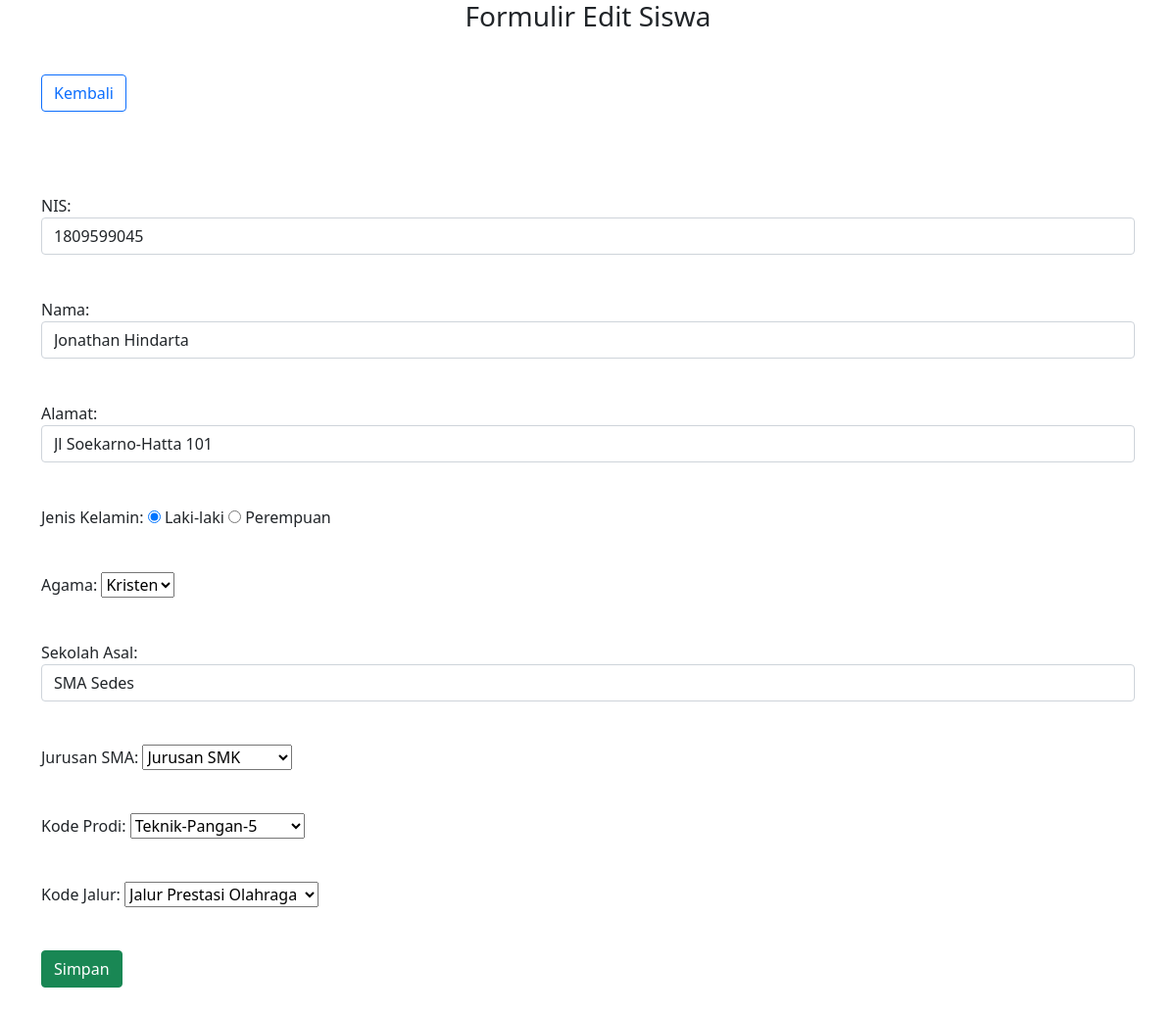
The app's page /form-edit.php?id=2 (signed in) with its own data.
### tables this page shows
CREATE TABLE `calon_mahasiswa` (
  `id` int(11) NOT NULL,
  `NIS` varchar(25) NOT NULL,
  `nama` varchar(64) NOT NULL,
  `alamat` varchar(255) NOT NULL,
  `jenis_kelamin` varchar(16) NOT NULL,
  `agama` varchar(16) NOT NULL,
  `sekolah_asal` varchar(64) NOT NULL,
  `Jurusan_SMA` varchar(3) NOT NULL,
  `Kode_Prodi` int(11) NOT NULL,
  `Kode_Jalur` int(11) NOT NULL
);

### config.php (called while the page is built, shortened)
<?php
$conn = mysqli_connect("localhost", "root", "", "pendaftaranmahasiswa");
function query($query)
{
    global $conn;
    $result = mysqli_query($conn, $query);
    $rows = [];
    while ($row = mysqli_fetch_assoc($result)) {
        $rows[] = $row;
    }
    return $rows;
}
?>

### form-edit.php (the view, shortened to what this page needs)
<?php
include("config.php");
$id = $_GET['id'];
$sql = "SELECT * FROM calon_mahasiswa WHERE id=$id";
$query = mysqli_query($db, $sql);
$siswa = mysqli_fetch_assoc($query);
?>
<?php $prodi=query("SELECT * FROM prodi");?>
<?php $jalur=query("SELECT * FROM jalur");?>
<?php $jurus=query("SELECT * FROM jurusansma");?>
<!DOCTYPE html>
<html>
<head>
<head>
    <link href="https://cdn.jsdelivr.net/npm/bootstrap@5.1.3/dist/css/bootstrap.min.css" rel="stylesheet">
</head>
</head>
<body>
    <header>
        <h3>Formulir Edit Siswa</h3>
    </header>
    <p>
		<a href="list-siswa.php"><button type="button" class="btn btn-outline-primary">Kembali</button></a>
	</p>
    <form action="proses-edit.php" method="POST">
        <fieldset>
        <p>
			<label for="NIS">NIS: </label>
			<input class="form-control" type="text" name="NIS" placeholder="Nomor Induk Siswa"value="<?php echo $siswa['NIS'] ?>" />
		</p>
        <p>
            <label for="nama">Nama: </label>
            <input class="form-control" type="text" name="nama" placeholder="Nama Lengkap" value="<?php echo $siswa['nama'] ?>" />
        </p>
        <p>
            <label for="alamat">Alamat: </label>
            <input class="form-control" type="text" name="alamat" placeholder="Alamat" value="<?php echo $siswa['alamat'] ?>"/>
        </p>
        <p>
            <label for="jenis_kelamin">Jenis Kelamin: </label>
            <?php $jk = $siswa['jenis_kelamin']; ?>
            <label><input type="radio" name="jenis_kelamin" value="laki-laki" <?php echo ($jk == 'laki-laki') ? "checked": "" ?>> Laki-laki</label>
            <label><input type="radio" name="jenis_kelamin" value="perempuan" <?php echo ($jk == 'perempuan') ? "checked": "" ?>> Perempuan</label>
        </p>
        <p>
            <label for="agama">Agama: </label>
            <?php $agama = $siswa['agama']; ?>
            <select name="agama">
                <option <?php echo ($agama == 'Kristen') ? "selected": "" ?>>Kristen</option>
            </select>
        </p>
        <p>
            <label for="sekolah_asal">Sekolah Asal: </label>
            <input class="form-control" type="text" name="sekolah_asal" placeholder="Nama Sekolah" value="<?php echo $siswa['sekolah_asal'] ?>" />
        </p>
        <p>
            <label for="Jurusan_SMA">Jurusan SMA: </label>
            <select name="Jurusan_SMA" id="Jurusan_SMA">
            <?php foreach ($jurus as $row) : ?>
                    <option value="<?= $row['Jurusan_SMA'] ?>" selected><?= $row['JurusanSekolahMenengah'] ?></option>
            <?php endforeach; ?>
            </select>
        </p>
        <p>
            <label for="Kode_Prodi">Kode Prodi: </label>
            <select name="Kode_Prodi" id="Kode_Prodi">
            <?php foreach ($prodi as $row) : ?>
                    <option value="<?= $row['Kode_Prodi'] ?>" selected><?= $row['ProdiPilihan'] ?></option>
            <?php endforeach; ?>
            </select>
        </p>
        <p>
            <label for="Kode_Jalur">Kode Jalur: </label>
            <select name="Kode_Jalur" id="Kode_Jalur">
            <?php foreach ($jalur as $row) : ?>
                    <option value="<?= $row['Kode_Jalur'] ?>" selected><?= $row['JalurPrestasi'] ?></option>
            <?php endforeach; ?>
            </select>
        </p>
        <p>
            <input type="submit"  class="btn btn-success btn-block" value="Simpan" name="simpan" />
        </p>
        </fieldset>
    </form>
    </body>
</html>

### form-edit.php (style rules this page uses)
p { padding: 2px; margin: 40px; }
h3 { text-align: center }

### records on screen
calon_mahasiswa: nama "Jonathan Hindarta", alamat "Jl Soekarno-Hatta 101", jenis_kelamin "☑ Laki-laki", jenis_kelamin "☐ Perempuan", agama "Kristen", sekolah_asal "SMA Sedes"

### other values on screen
form field Jurusan_SMA "Jurusan SMK"
form field Kode_Prodi "Teknik-Pangan-5"
form field Kode_Jalur "Jalur Prestasi Olahraga"
